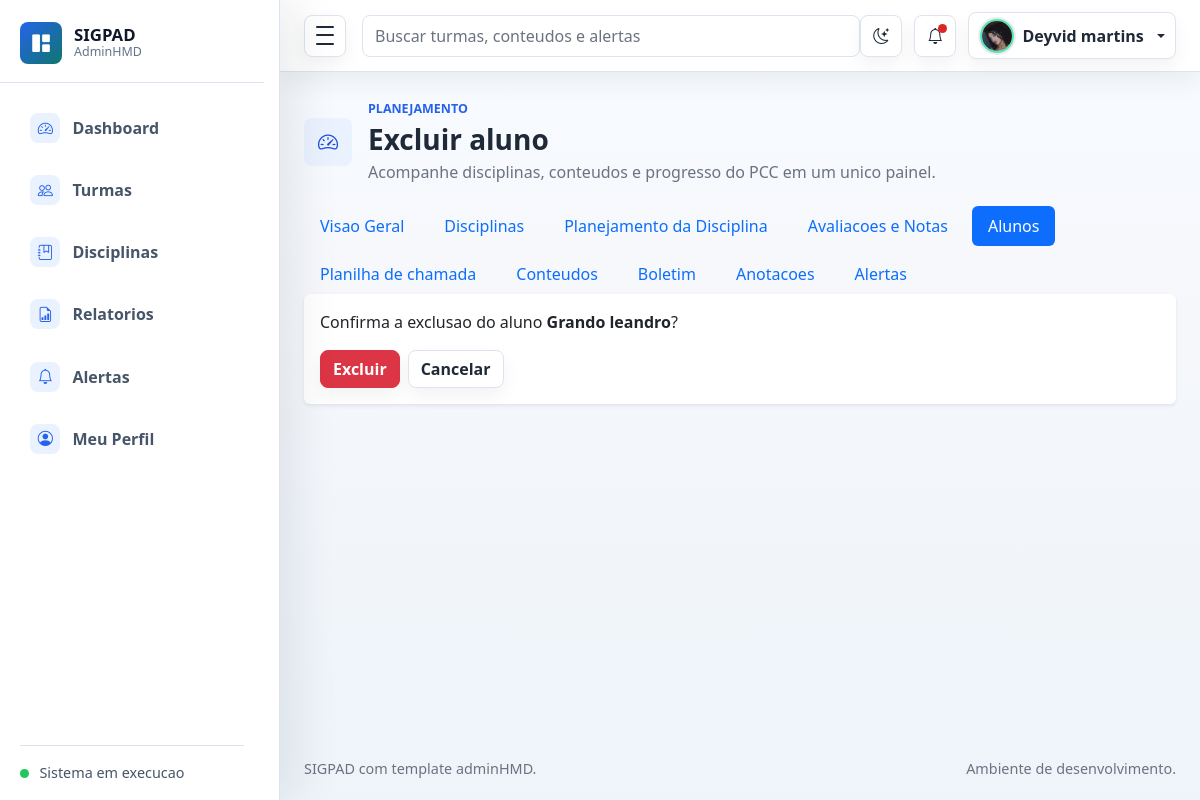
/turmas/3/alunos/deletar/15/ (signed in), run on the app's committed database.
### planejamento/models.py (models this page shows, shortened)
class PerfilUsuario(models.Model):
    usuario = models.OneToOneField(User, verbose_name='usuario', on_delete=models.CASCADE)
    foto = models.ImageField('foto', upload_to='usuarios/fotos/', blank=True, null=True)
    created_at = models.DateTimeField('criado em', auto_now_add=True)
    class Meta:
        verbose_name = 'Perfil de usuario'
        verbose_name_plural = 'Perfis de usuarios'
        ordering = ['usuario__username']

class Aluno(models.Model):
    turma = models.ForeignKey(Turma, verbose_name='turma', on_delete=models.CASCADE, related_name='alunos')
    nome = models.CharField('nome', max_length=150)
    matricula = models.CharField('matricula', max_length=50, blank=True, null=True)
    ativo = models.BooleanField('ativo', default=True)
    created_at = models.DateTimeField('criado em', auto_now_add=True)
    class Meta:
        verbose_name = 'Aluno'
        verbose_name_plural = 'Alunos'
        ordering = ['nome']

### planejamento/views.py (the view)
# urls.py: path('turmas/<int:turma_id>/alunos/deletar/<int:id>/', views.aluno_deletar, name='aluno_deletar'),
@login_required
def aluno_deletar(request, turma_id, id):
    turma = get_object_or_404(Turma.objects.filter(professor=request.user), id=turma_id)
    aluno = get_object_or_404(Aluno.objects.filter(turma=turma), id=id)
    if request.method == 'POST':
        aluno.delete()
        messages.success(request, 'Aluno removido com sucesso.')
        return redirect('aluno_lista', turma_id=turma.id)
    return render(request, 'alunos/confirmar_exclusao.html', {'turma': turma, 'aluno': aluno})

### planejamento/context_processors.py (called while the page is built)
def perfil_usuario_logado(request):
    if not request.user.is_authenticated:
        return {'perfil_usuario_logado': None}
    perfil, _ = PerfilUsuario.objects.get_or_create(usuario=request.user)
    alertas = Alerta.objects.filter(usuario=request.user, lido=False)
    return {
        'perfil_usuario_logado': perfil,
        'alertas_nao_lidos_navbar': alertas.count(),
        'alertas_navbar': alertas_gerais_usuario(request.user),
    }

### planejamento/models.py (called while the page is built)
    def get_badge_class(self):
        classes = {
            'INICIO': 'text-bg-primary',
            'ATRASO': 'text-bg-danger',
            'SISTEMA': 'text-bg-warning',
        }
        if self.lido:
            return 'text-bg-secondary'
        return classes.get(self.tipo, 'text-bg-secondary')

    def get_icon_class(self):
        icons = {
            'INICIO': 'bi bi-play-circle',
            'ATRASO': 'bi bi-exclamation-triangle',
            'SISTEMA': 'bi bi-info-circle',
        }
        return icons.get(self.tipo, 'bi bi-bell')

### planejamento/utils.py (called while the page is built)
def _titulo_alerta_geral(turma_nome, tipo):
    titulos = {
        'ATRASO': f'Turma {turma_nome} possui atividade atrasada.',
        'INICIO': f'Turma {turma_nome} possui atividade iniciando em breve.',
        'SISTEMA': f'Turma {turma_nome} possui alerta pendente.',
    }
    return titulos.get(tipo, f'Turma {turma_nome} possui alerta.')

### templates/alunos/confirmar_exclusao.html (shortened to what this page needs)
{% extends 'base.html' %}
{% block page_title %}Excluir aluno{% endblock %}
{% block turma_subnav %}
{% include 'turmas/_submenu.html' %}
{% endblock %}
{% block content %}
<div class="card border-0 shadow-sm">
    <div class="card-body">
        <p>Confirma a exclusao do aluno <strong>{{ aluno.nome }}</strong>?</p>
        <form method="post" class="d-flex gap-2">
            <button type="submit" class="btn btn-danger">Excluir</button>
            <a href="{% url 'aluno_detalhes' turma.id aluno.id %}" class="btn btn-outline-secondary">Cancelar</a>
        </form>
    </div>
</div>
{% endblock %}

### templates/base.html (shortened to what this page needs)
{% load static %}
<!doctype html>
<html lang="pt-br">
<head>
    <link rel="stylesheet" href="{% static 'assets/css/bootstrap.min.css' %}">
    <link rel="stylesheet" href="{% static 'assets/vendors/bootstrap-icons/bootstrap-icons.css' %}">
    <link rel="stylesheet" href="{% static 'assets/css/style.css' %}">
</head>
<body>
    <div class="admin-shell">
        <aside class="admin-sidebar" id="adminSidebar" aria-label="Navegacao principal">
            <div class="sidebar-header">
                <a class="brand-mark" href="{% url 'dashboard' %}" aria-label="SIGPAD dashboard">
                    <span class="brand-icon"><i class="bi bi-grid-1x2-fill" aria-hidden="true"></i></span>
                    <span class="brand-copy">
                        <span class="brand-title">SIGPAD</span>
                        <span class="brand-subtitle">AdminHMD</span>
                    </span>
                </a>
            </div>
            <nav class="sidebar-nav">
                <a class="nav-link {% if request.resolver_match.url_name == 'dashboard' %}active{% endif %}" href="{% url 'dashboard' %}" {% if request.resolver_match.url_name == 'dashboard' %}aria-current="page"{% endif %}>
                    <span class="nav-icon"><i class="bi bi-speedometer2" aria-hidden="true"></i></span>
                    <span class="nav-text">Dashboard</span>
                </a>
                <a class="nav-link {% if 'turma' in request.resolver_match.url_name %}active{% endif %}" href="{% url 'turma_lista' %}">
                    <span class="nav-icon"><i class="bi bi-people" aria-hidden="true"></i></span>
                    <span class="nav-text">Turmas</span>
                </a>
                <a class="nav-link {% if 'disciplina' in request.resolver_match.url_name %}active{% endif %}" href="{% url 'disciplina_lista' %}">
                    <span class="nav-icon"><i class="bi bi-journal-bookmark" aria-hidden="true"></i></span>
                    <span class="nav-text">Disciplinas</span>
                </a>
                <a class="nav-link {% if 'relatorio' in request.resolver_match.url_name or 'exportar' in request.resolver_match.url_name %}active{% endif %}" href="{% url 'relatorio_lista' %}">
                    <span class="nav-icon"><i class="bi bi-file-earmark-bar-graph" aria-hidden="true"></i></span>
                    <span class="nav-text">Relatorios</span>
                </a>
                <a class="nav-link {% if 'alerta' in request.resolver_match.url_name %}active{% endif %}" href="{% url 'alerta_lista' %}">
                    <span class="nav-icon"><i class="bi bi-bell" aria-hidden="true"></i></span>
                    <span class="nav-text">Alertas</span>
                </a>
                <a class="nav-link " href="{% url 'perfil_usuario' %}">
                    <span class="nav-icon"><i class="bi bi-person-circle" aria-hidden="true"></i></span>
                    <span class="nav-text">Meu Perfil</span>
                </a>
            </nav>
            <div class="sidebar-footer">
                <span class="status-dot"></span>
                <span class="sidebar-footer-text">Sistema em execucao</span>
            </div>
        </aside>
        <div class="admin-main">
            <nav class="navbar admin-navbar navbar-expand bg-white">
                <div class="container-fluid px-3 px-lg-4">
                    <button class="sidebar-toggle" type="button" data-sidebar-toggle aria-controls="adminSidebar" aria-expanded="true" aria-label="Alternar menu">
                        <span></span>
                        <span></span>
                        <span></span>
                    </button>
                    <form class="d-none d-md-flex ms-3 flex-grow-1" role="search">
                        <input class="form-control search-input" type="search" placeholder="Buscar turmas, conteudos e alertas" aria-label="Buscar">
                    </form>
                    <div class="navbar-actions ms-auto">
                        <button class="icon-button theme-toggle" type="button" data-theme-toggle aria-label="Alternar tema" title="Alternar tema">
                            <i class="bi bi-moon-stars" data-theme-icon aria-hidden="true"></i>
                        </button>
                        <div class="dropdown">
                            <button class="icon-button" type="button" data-bs-toggle="dropdown" aria-expanded="false" aria-label="Notificacoes">
                                {% if alertas_nao_lidos_navbar %}
                                    <span class="notification-dot"></span>
                                {% endif %}
                                <i class="bi bi-bell" aria-hidden="true"></i>
                            </button>
                        </div>
                        <div class="dropdown">
                            <button class="profile-button dropdown-toggle" type="button" data-bs-toggle="dropdown" aria-expanded="false">
                                {% if request.user.is_authenticated and perfil_usuario_logado.foto %}
                                    <img class="avatar-img avatar-sm rounded-circle" src="{{ perfil_usuario_logado.foto.url }}" alt="Foto do usuario">
                                {% else %}
                                    <img class="avatar-img avatar-sm rounded-circle" src="{% static 'assets/images/avatar/avatar.jpg' %}" alt="Foto padrao">
                                {% endif %}
                                <span class="profile-name d-none d-sm-inline">{% if request.user.is_authenticated %}{{ request.user.get_full_name|default:request.user.username }}{% else %}Entrar{% endif %}</span>
                            </button>
                        </div>
                    </div>
                </div>
            </nav>
            <main class="dashboard-content">
                <div class="container-fluid px-3 px-lg-4 py-4">
                    <div class="page-heading">
                        <div class="page-heading-copy">
                            <span class="page-icon">{% block page_icon %}<i class="bi bi-speedometer2" aria-hidden="true"></i>{% endblock %}</span>
                            <div>
                                <p class="eyebrow mb-1">{% block page_eyebrow %}Planejamento{% endblock %}</p>
                                <h1 class="h3 mb-1">{% block page_title %}Dashboard{% endblock %}</h1>
                                <p class="text-muted mb-0">{% block page_subtitle %}Acompanhe disciplinas, conteudos e progresso do PCC em um unico painel.{% endblock %}</p>
                            </div>
                        </div>
                    </div>
                    {% block turma_subnav %}{% endblock %}
                    {% block content %}{% endblock %}
                </div>
            </main>
            <footer class="admin-footer">
                <div class="container-fluid px-3 px-lg-4">
                    <span>SIGPAD com template adminHMD.</span>
                    <span>Ambiente de desenvolvimento.</span>
                </div>
            </footer>
        </div>
    </div>
</body>
</html>

### data on the page
PerfilUsuario: foto (picture)
Aluno: nome "Grando leandro"

### other printed values
{{ request.user.get_full_name|default:request.user.username }} "Deyvid martins"
